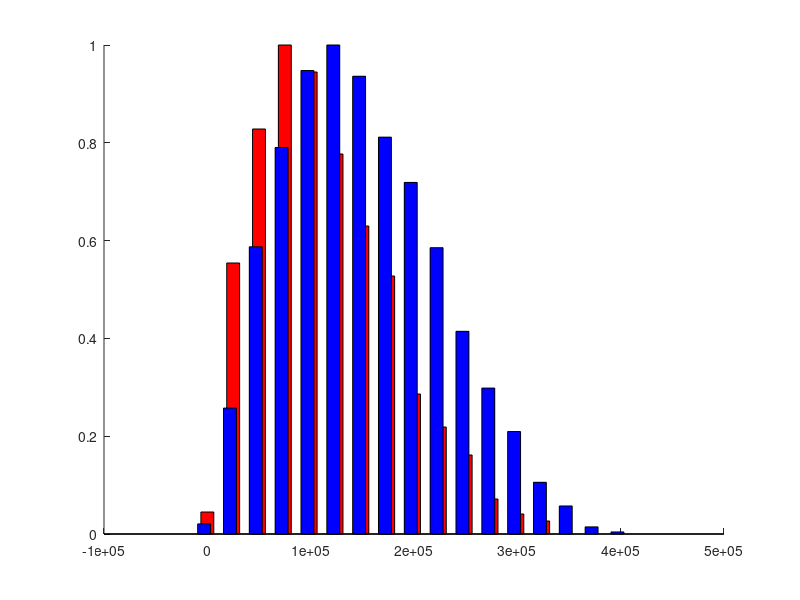

Write the MATLAB code that produced this figure.
load('grps.mat')
load('skeletons.mat')
load('sknumb.mat')
load('somalist.mat')

somaskels = [somalist skeletons];
somaskels_gephi = [somaskels ismember(somaskels(:,6),sknumb)];
somaskels_gephi = sortrows(somaskels_gephi,6);
sknumb_grps = [sknumb grps];
sknumb_grps = sortrows(sknumb_grps,1);
somaskels_gephi = somaskels_gephi(somaskels_gephi(:,7)==1,:);
somaskels_gephi_grps = [somaskels_gephi, sknumb_grps(:,2)];
soma_xyz = somaskels_gephi_grps(:,2:4);
temp_pd = pdist(soma_xyz);
dist_mat = squareform(temp_pd);
same_grp_mat = zeros(length(dist_mat));
dif_grp_mat = zeros(length(dist_mat));
for i = 1:length(dist_mat)
    for j = i:length(dist_mat)
        if(i~=j)
            same_grp_mat(i,j) = somaskels_gephi_grps(i,8) == somaskels_gephi_grps(j,8);
            dif_grp_mat(i,j) = somaskels_gephi_grps(i,8) ~= somaskels_gephi_grps(j,8);
        end
    end
end

dists_same = dist_mat(same_grp_mat==1);
dists_dif = dist_mat(dif_grp_mat==1);

figure;
hold on
[dif_n,dif_c]=hist(dists_dif,[0:.25:4.5]*10^5);
[same_n,same_c]=hist(dists_same,[0:.25:4.5]*10^5);
bar(same_c,same_n/max(same_n),.5,'r');
bar(dif_c-3125,dif_n/max(dif_n),.5,'b');